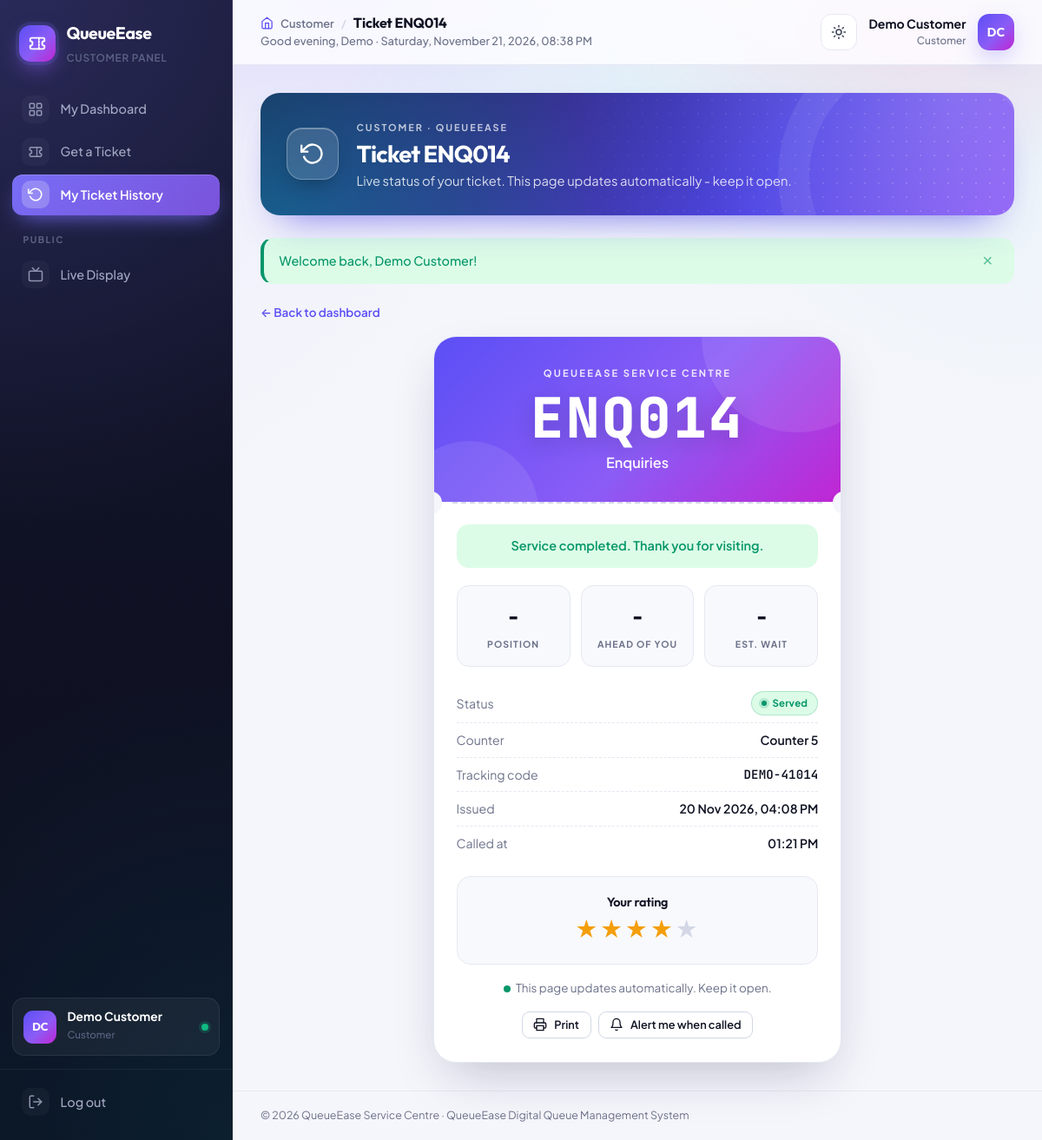
The page /customer/my_ticket.php?id=324 (signed in) on the database its author committed.
### tables this page shows
CREATE TABLE users (
    id              INT UNSIGNED NOT NULL AUTO_INCREMENT,
    full_name       VARCHAR(100) NOT NULL,
    email           VARCHAR(150) NOT NULL,
    phone           VARCHAR(20)  DEFAULT NULL,
    password_hash   VARCHAR(255) NOT NULL,
    role            ENUM('admin','staff','customer') NOT NULL DEFAULT 'customer',
    is_active       TINYINT(1)   NOT NULL DEFAULT 1,
    last_login_at   DATETIME     DEFAULT NULL,
    created_at      TIMESTAMP    NOT NULL DEFAULT CURRENT_TIMESTAMP,
    updated_at      TIMESTAMP    NOT NULL DEFAULT CURRENT_TIMESTAMP ON UPDATE CURRENT_TIMESTAMP,
    PRIMARY KEY (id),
    UNIQUE KEY uq_users_email (email),
    KEY idx_users_role (role)
);

CREATE TABLE queue_tickets (
    id                  INT UNSIGNED NOT NULL AUTO_INCREMENT,
    ticket_number       VARCHAR(10)  NOT NULL,
    reference_code      VARCHAR(12)  NOT NULL,
    service_id          INT UNSIGNED NOT NULL,
    customer_id         INT UNSIGNED DEFAULT NULL,
    counter_id          INT UNSIGNED DEFAULT NULL,
    served_by           INT UNSIGNED DEFAULT NULL,
    ticket_date         DATE         NOT NULL,
    sequence_no         INT UNSIGNED NOT NULL,
    status              ENUM('waiting','called','serving','served','skipped','cancelled') NOT NULL DEFAULT 'waiting',
    recall_count        TINYINT UNSIGNED NOT NULL DEFAULT 0,
    notes               VARCHAR(255) DEFAULT NULL,
    called_at           DATETIME     DEFAULT NULL,
    service_started_at  DATETIME     DEFAULT NULL,
    completed_at        DATETIME     DEFAULT NULL,
    cancelled_at        DATETIME     DEFAULT NULL,
    created_at          TIMESTAMP    NOT NULL DEFAULT CURRENT_TIMESTAMP,
    updated_at          TIMESTAMP    NOT NULL DEFAULT CURRENT_TIMESTAMP ON UPDATE CURRENT_TIMESTAMP,
    PRIMARY KEY (id),
    UNIQUE KEY uq_ticket_reference (reference_code),
    UNIQUE KEY uq_ticket_sequence (service_id, ticket_date, sequence_no),
    KEY idx_tickets_status_service (status, service_id),
    KEY idx_tickets_date (ticket_date),
    KEY idx_tickets_customer_status (customer_id, status),
    KEY idx_tickets_counter_status (counter_id, status),
    KEY idx_tickets_served_by (served_by),
    CONSTRAINT fk_tickets_service FOREIGN KEY (service_id) REFERENCES services (id)
        ON DELETE RESTRICT ON UPDATE CASCADE,
    CONSTRAINT fk_tickets_customer FOREIGN KEY (customer_id) REFERENCES customers (id)
        ON DELETE SET NULL ON UPDATE CASCADE,
    CONSTRAINT fk_tickets_counter FOREIGN KEY (counter_id) REFERENCES counters (id)
        ON DELETE SET NULL ON UPDATE CASCADE,
    CONSTRAINT fk_tickets_staff FOREIGN KEY (served_by) REFERENCES users (id)
        ON DELETE SET NULL ON UPDATE CASCADE
);

CREATE TABLE services (
    id                   INT UNSIGNED NOT NULL AUTO_INCREMENT,
    name                 VARCHAR(100) NOT NULL,
    prefix               VARCHAR(5)   NOT NULL,
    description          VARCHAR(255) DEFAULT NULL,
    avg_service_minutes  SMALLINT UNSIGNED NOT NULL DEFAULT 5,
    is_active            TINYINT(1)   NOT NULL DEFAULT 1,
    created_at           TIMESTAMP    NOT NULL DEFAULT CURRENT_TIMESTAMP,
    updated_at           TIMESTAMP    NOT NULL DEFAULT CURRENT_TIMESTAMP ON UPDATE CURRENT_TIMESTAMP,
    PRIMARY KEY (id),
    UNIQUE KEY uq_services_name (name),
    UNIQUE KEY uq_services_prefix (prefix)
);

CREATE TABLE counters (
    id              INT UNSIGNED NOT NULL AUTO_INCREMENT,
    name            VARCHAR(50)  NOT NULL,
    service_id      INT UNSIGNED NOT NULL,
    location        VARCHAR(100) DEFAULT NULL,
    is_active       TINYINT(1)   NOT NULL DEFAULT 1,
    created_at      TIMESTAMP    NOT NULL DEFAULT CURRENT_TIMESTAMP,
    updated_at      TIMESTAMP    NOT NULL DEFAULT CURRENT_TIMESTAMP ON UPDATE CURRENT_TIMESTAMP,
    PRIMARY KEY (id),
    UNIQUE KEY uq_counters_name (name),
    KEY idx_counters_service (service_id),
    CONSTRAINT fk_counters_service FOREIGN KEY (service_id) REFERENCES services (id)
        ON DELETE RESTRICT ON UPDATE CASCADE
);

CREATE TABLE service_feedback (
    id              INT UNSIGNED NOT NULL AUTO_INCREMENT,
    ticket_id       INT UNSIGNED NOT NULL,
    rating          TINYINT UNSIGNED NOT NULL,
    comment         VARCHAR(255) DEFAULT NULL,
    created_at      TIMESTAMP    NOT NULL DEFAULT CURRENT_TIMESTAMP,
    PRIMARY KEY (id),
    UNIQUE KEY uq_feedback_ticket (ticket_id),
    KEY idx_feedback_rating (rating),
    CONSTRAINT fk_feedback_ticket FOREIGN KEY (ticket_id) REFERENCES queue_tickets (id)
        ON DELETE CASCADE ON UPDATE CASCADE,
    CONSTRAINT chk_feedback_rating CHECK (rating BETWEEN 1 AND 5)
);

### includes/ticket_view.php (the view, shortened to what the rows shown need)
<div class="ticket-card" id="liveTicket"
     data-reference="<?= e($ticket['reference_code']) ?>"
     data-status="<?= e($tracking['status']) ?>"
     data-endpoint="<?= url('queue/api/ticket_status.php') ?>"
     data-interval="<?= (int) TICKET_REFRESH_SECONDS ?>">
    <div class="ticket-top">
        <small><?= e(INSTITUTION_NAME) ?></small>
        <div class="ticket-number" data-field="ticket_number"><?= e($ticket['ticket_number']) ?></div>
        <div class="ticket-service"><?= e($ticket['service_name']) ?></div>
    </div>
    <div class="ticket-body">
        <table class="ticket-details">
            <tr><td>Status</td><td data-field="status_badge"><?= status_badge($tracking['status']) ?></td></tr>
            <tr><td>Counter</td><td data-field="counter_name"><?= e($tracking['counter_name'] ?? 'To be assigned') ?></td></tr>
            <tr><td>Tracking code</td><td class="mono"><?= e($ticket['reference_code']) ?></td></tr>
            <tr><td>Issued</td><td><?= e(format_datetime($ticket['created_at'])) ?></td></tr>
        </table>
        <?php if ($ticket['status'] === 'served' && $ticket['feedback_rating'] !== null): ?>
            <div class="rating-box">
                <div style="font-size:1.6rem"><?= star_rating($ticket['feedback_rating']) ?></div>
            </div>
        <?php endif; ?>
    </div>
</div>

### includes/header.php (shortened to what the rows shown need)
<?php
$pageTitle  = $pageTitle ?? 'Dashboard';
$activeMenu = $activeMenu ?? '';
$user       = current_user();
$role       = $user['role'] ?? '';
$menus = [
    'admin' => [
        ['dashboard',     'Dashboard',       'admin/dashboard.php',      'dashboard'],
        ['tickets',       'All Tickets',     'admin/tickets.php',        'ticket'],
        ['section',       'Management'],
        ['services',      'Services',        'admin/services.php',       'layers'],
        ['counters',      'Counters',        'admin/counters.php',       'monitor'],
        ['staff',         'Staff',           'admin/staff.php',          'users'],
        ['assignments',   'Counter Assignments', 'admin/assignments.php', 'link'],
        ['customers',     'Customers',       'admin/customers.php',      'user'],
        ['announcements', 'Announcements',   'admin/announcements.php',  'megaphone'],
        ['section',       'Insights'],
        ['reports',       'Reports',         'reports/index.php',        'chart'],
        ['logs',          'Activity Logs',   'admin/activity_logs.php',  'activity'],
        ['section',       'Public'],
        ['display',       'Live Display',    'public/display.php',       'tv', true],
    ],
    'staff' => [
        ['dashboard', 'Counter Console',   'staff/dashboard.php', 'counter'],
        ['waiting',   'Waiting Customers', 'staff/waiting.php',   'list'],
        ['history',   'Service History',   'staff/history.php',   'history'],
        ['section',   'Public'],
        ['display',   'Live Display',      'public/display.php',  'tv', true],
    ],
    'customer' => [
        ['dashboard', 'My Dashboard',     'customer/dashboard.php',  'dashboard'],
        ['services',  'Get a Ticket',     'customer/get_ticket.php', 'ticket'],
        ['history',   'My Ticket History', 'customer/history.php',   'history'],
        ['section',   'Public'],
        ['display',   'Live Display',     'public/display.php',      'tv', true],
    ],
];
$roleLabels = ['admin' => 'Administrator', 'staff' => 'Staff', 'customer' => 'Customer'];
$pageIcon = 'dashboard';
foreach ($menus[$role] ?? [] as $item) {
    if ($item[0] === $activeMenu && isset($item[3])) {
        $pageIcon = $item[3];
    }
}
$subtitles = [
    'admin' => [
        'tickets'       => 'Search, filter, export and manage every ticket in the system.',
        'services'      => 'Create the services customers can queue for and set their ticket prefixes.',
        'counters'      => 'Open, close and organise the service points that call customers.',
        'staff'         => 'Register staff accounts and control who can serve customers.',
        'assignments'   => 'Decide which staff member works at which counter.',
        'customers'     => 'Manage registered and walk-in customers.',
        'announcements' => 'Publish notices for the live display and customer pages.',
        'reports'       => 'Measure waiting times, service performance and customer satisfaction.',
        'logs'          => 'A complete audit trail of logins, changes and queue actions.',
    ],
    'staff' => [
        'waiting' => 'Everyone waiting for your services today, in order.',
        'history' => 'Every customer you have called, served or skipped.',
    ],
    'customer' => [
        'services' => 'Choose a service and join the queue in one click.',
        'history'  => 'All your tickets, past and present.',
    ],
];
$pageSubtitle = $pageSubtitle ?? ($subtitles[$role][$activeMenu] ?? '');
$showPageHero = $activeMenu !== 'dashboard' && empty($hidePageHero);
$initials   = strtoupper(implode('', array_map(fn($w) => mb_substr($w, 0, 1), array_slice(explode(' ', $user['name'] ?? 'U'), 0, 2))));
?>
<!DOCTYPE html>
<html lang="en">
<head>
    <link rel="stylesheet" href="<?= url('assets/css/style.css') ?>">
    <link rel="stylesheet" href="<?= url('assets/css/print.css') ?>" media="print">
</head>
<body class="app-body role-<?= e($role) ?>">
<div class="app-shell">
    <aside class="sidebar" id="sidebar">
        <div class="sidebar-brand">
            <div>
                <strong><?= e(APP_NAME) ?></strong>
                <small><?= e($roleLabels[$role] ?? '') ?> Panel</small>
            </div>
        </div>
        <div class="sidebar-profile">
            <span class="avatar"><?= e($initials) ?></span>
            <div><strong><?= e($user['name'] ?? '') ?></strong><small><?= e($roleLabels[$role] ?? '') ?></small></div>
            <span class="status-dot" title="Online"></span>
        </div>
    </aside>
    <div class="main-area">
        <header class="topbar">
            <div class="topbar-title">
                <div class="crumbs"><?= icon('home', 'icon crumb-icon') ?><span><?= e($roleLabels[$role] ?? '') ?></span><span class="crumb-sep">/</span><h1><?= e($pageTitle) ?></h1></div>
            </div>
            <div class="topbar-user">
                <button class="icon-btn theme-toggle" type="button" data-theme-toggle aria-label="Switch light or dark mode" title="Light / dark mode">
                    <?= icon('sun', 'icon icon-sun') ?><?= icon('moon', 'icon icon-moon') ?>
                </button>
                <div class="user-meta">
                    <strong><?= e($user['name'] ?? '') ?></strong>
                    <small><?= e($roleLabels[$role] ?? '') ?></small>
                </div>
                <span class="avatar"><?= e($initials) ?></span>
            </div>
        </header>
        <main class="content">
            <?php if ($showPageHero): ?>
                <section class="page-hero">
                    <span class="page-hero-icon"><?= icon($pageIcon) ?></span>
                    <div class="page-hero-text">
                        <span class="page-hero-eyebrow"><?= e($roleLabels[$role] ?? '') ?> &middot; <?= e(APP_NAME) ?></span>
                        <h2><?= e($pageTitle) ?></h2>
                        <?php if ($pageSubtitle !== ''): ?><p><?= e($pageSubtitle) ?></p><?php endif; ?>
                    </div>
                </section>
            <?php endif; ?>

### includes/functions.php (shortened to what the rows shown need)
<?php
function e($value): string
{
    return htmlspecialchars((string) ($value ?? ''), ENT_QUOTES, 'UTF-8');
}
function url(string $path = ''): string
{
    return BASE_URL . '/' . ltrim($path, '/');
}
function star_rating($rating): string
{
    $rating  = (float) $rating;
    $rounded = (int) round($rating);
    return '<span class="star-display" title="' . e(number_format($rating, 1)) . ' / 5">'
        . str_repeat('&#9733;', $rounded) . '<span class="off">' . str_repeat('&#9733;', 5 - $rounded) . '</span></span>';
}
function int_param(string $key, string $source = 'any'): int
{
    if ($source === 'post') {
        $value = $_POST[$key] ?? 0;
    } elseif ($source === 'get') {
        $value = $_GET[$key] ?? 0;
    } else {
        $value = $_POST[$key] ?? $_GET[$key] ?? 0;
    }
    $int = filter_var($value, FILTER_VALIDATE_INT, ['options' => ['min_range' => 1]]);
    return $int === false ? 0 : (int) $int;
}
function format_datetime(?string $value, string $format = 'd M Y, h:i A'): string
{
    return date($format, strtotime($value));
}
function format_time(?string $value): string
{
    return format_datetime($value, 'h:i A');
}
function status_badge(string $status): string
{
    $labels = [
        'waiting'   => 'Waiting',
        'called'    => 'Called',
        'serving'   => 'Serving',
        'served'    => 'Served',
        'skipped'   => 'Skipped',
        'cancelled' => 'Cancelled',
    ];
    $label = $labels[$status] ?? ucfirst($status);
    return '<span class="badge badge-' . e($status) . '">' . e($label) . '</span>';
}

### rows shown on the page
users: role "CUSTOMER", full_name "DC", full_name "Demo Customer", role "Customer"
queue_tickets: ticket_number "ENQ014", service.name "Enquiries", status "Served", counter.name "Counter 5", reference_code "DEMO-41014", created_at "20 Nov 2026, 04:08 PM", service_feedback.rating "★★★★", service_feedback.rating "★"

### other values the page prints
APP_NAME "QueueEase"
$item[1] "My Dashboard"
$item[1] "Get a Ticket"
$item[1] "My Ticket History"
$item[1] "PUBLIC"
$item[1] "Live Display"
$pageTitle "Ticket ENQ014"
APP_NAME "QUEUEEASE"
$pageSubtitle "Live status of your ticket. This page updates automatically - keep it open."
$flash['message'] "Welcome back, Demo Customer!"
INSTITUTION_NAME "QUEUEEASE SERVICE CENTRE"
$tracking['message'] "Service completed. Thank you for visiting."
$tracking['position'] ?: '-' "-"
$tracking['called_at'] "01:21 PM"
INSTITUTION_NAME "QueueEase Service Centre"
